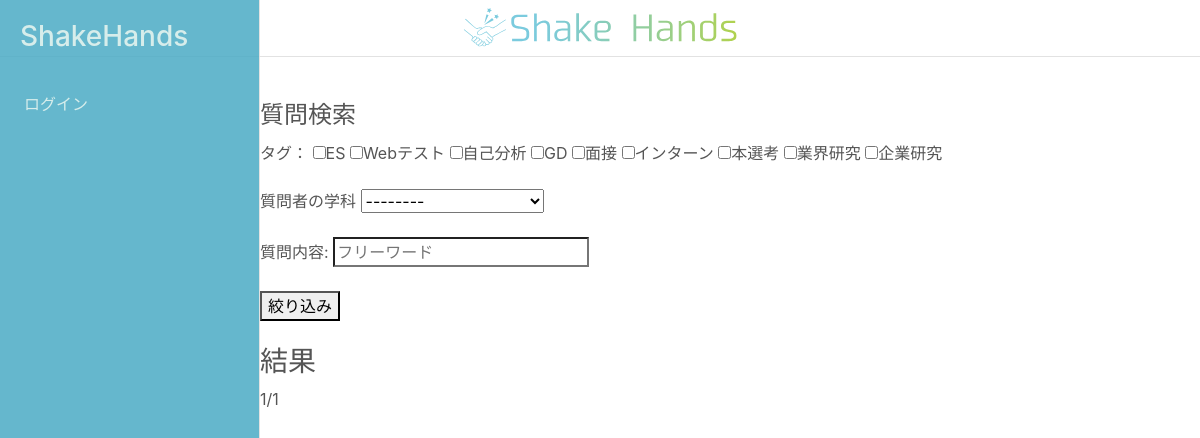
/questionBoxes/search_questionbox/, run on an earlier commit of the app's database.
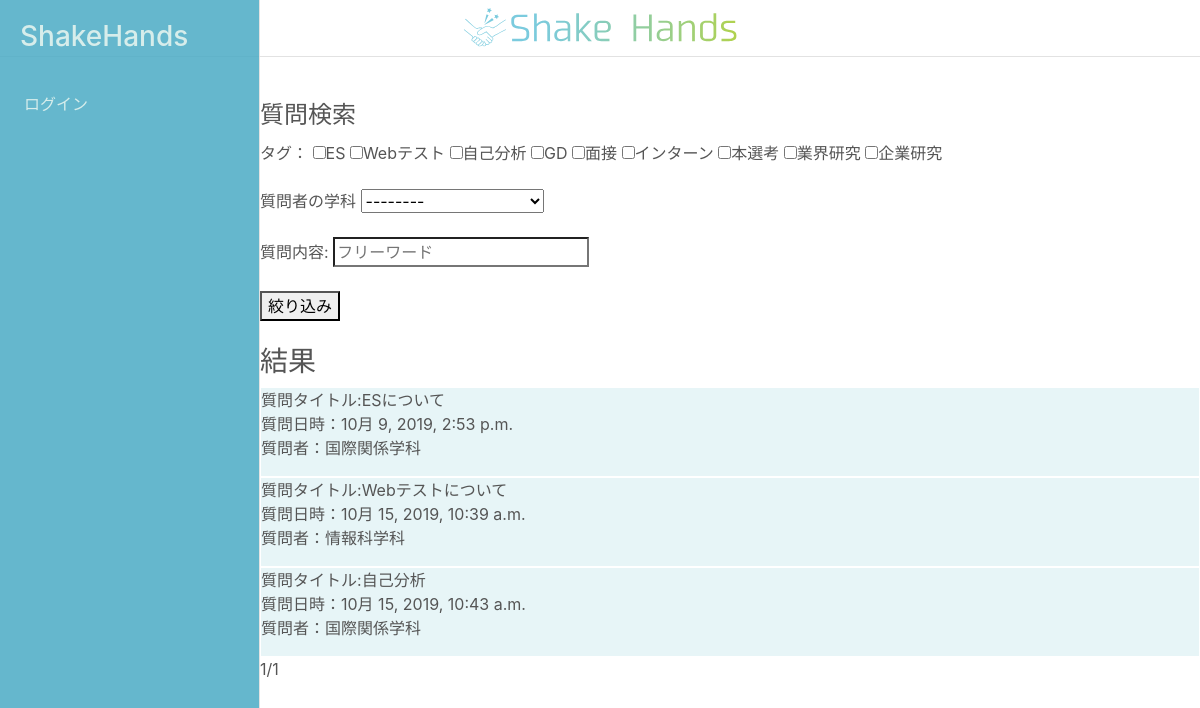
And on a later commit of the database.
### questionBoxes/models.py (models this page shows, shortened)
class Answer(models.Model):
    question = models.OneToOneField(Question, on_delete=models.CASCADE, related_name='question')
    advice = models.TextField("回答",blank=False, null=False)
    created_at = models.DateTimeField("回答日",default=timezone.now)
    def __str__(self):
        return self.advice

class Question(models.Model):
    id = models.UUIDField(primary_key=True, default=uuid.uuid4, editable=False)
    title = models.CharField(max_length=255)
    questionner = models.ForeignKey(User, on_delete=models.CASCADE, related_name='requester')
    answerer = models.ForeignKey(User, on_delete=models.CASCADE,related_name='replyer')
    text = models.TextField("質問",blank=False, null=False)
    created_at = models.DateTimeField("作成日",default=timezone.now)
    status = models.CharField("ステータス",max_length=1,choices=STATE_CHOICES,blank=False,default=1)
    index = models.ManyToManyField(QIndex)

### accounts/models.py (models this page shows, shortened)
class User(AbstractBaseUser, PermissionsMixin):
    id = models.UUIDField(primary_key=True, default=uuid.uuid4, editable=False)
    email = models.EmailField(_('email address'), unique=True)
    first_name = models.CharField(_('first name'), max_length=30, blank=False)
    last_name = models.CharField(_('last name'), max_length=150, blank=False)
    is_staff = models.BooleanField(
        _('staff status'),
        default=False,
        help_text=_(
            'Designates whether the user can log into this admin site.'),
    )
    is_active = models.BooleanField(
        _('active'),
        default=True,
        help_text=_(
            'Designates whether this user should be treated as active. '
            'Unselect this instead of deleting accounts.'
        ),
    )
    date_joined = models.DateTimeField(_('date joined'), default=timezone.now)
    objects = UserManager()
    EMAIL_FIELD = 'email'
    USERNAME_FIELD = 'email'
    REQUIRED_FIELDS = []
    class Meta:
        verbose_name = _('user')
        verbose_name_plural = _('users')

class UserSetting(models.Model):
    user = models.OneToOneField(User, on_delete=models.CASCADE)
    display_name = models.CharField("表示名",max_length=50,blank=True)
    icon_pic = models.ImageField( "アイコン画像" , upload_to='images/', blank=True, null=True)
    graduation_year = models.IntegerField("卒業年(西暦下2桁)",blank=False,validators=[MinValueValidator(0),MaxValueValidator(99)])
    course = models.CharField("所属学科",max_length=2,choices=COURSE_CHOICES,blank=False)

### questionBoxes/views.py (the view)
# urls.py: path('search_questionbox/',views.Search_question.as_view(),name='searchquestion')
class Search_question(generic.ListView):
    template_name='questionBoxes/search_questionbox.html'
    model = Answer
    paginate_by = 10
    def get_queryset(self):
        qs = Answer.objects.all()
        q_ans = self.request.GET.get('advice')
        q_tag = self.request.GET.getlist('tag')
        q_gakka=self.request.GET.get('gakka')
        if not len(q_tag)==0 and not len(q_ans)==0 and not len(q_gakka)==0:
            print("1")
            qs = qs.filter(
                Q(question__title__contains=q_ans)|Q(advice__contains=q_ans)|Q(question__text__contains=q_ans)|Q(question__index__in=q_tag)|Q(question__questionner__usersetting__course__contains=q_gakka)
                )
        elif not len(q_tag)==0 :
            print("2")
            qs= qs.filter(question__index__in=q_tag)
        elif q_ans is not None:
            print("3")
            qs = qs.filter(
                Q(question__title__contains=q_ans)|Q(advice__contains=q_ans)|Q(question__text__contains=q_ans)
                )
            qs = qs.filter(question__questionner__usersetting__course__contains=q_gakka)
        print(qs)
        return qs
    def get_context_data(self, **kwargs):
        context = super().get_context_data(**kwargs)
        ques= Question.objects.all()
        context['ques'] = ques
        return context

### questionBoxes/templates/questionBoxes/search_questionbox.html (shortened to what this page needs)
{% extends 'accounts/base.html' %}
{% load utility %}
{% load custom_filters %}
{% load static %}
{% block class %}
<link rel="stylesheet" href="{% static '/css/search_questionbox.css' %}">
{% endblock %}
{% block content %}
    <form method="get" action="" name="filter_form">
        <legend>質問検索</legend>
    <div>
        <p>タグ：
        <label><input type="checkbox" id="filter_tag" name="tag" value="1">ES</label>
        <label><input type="checkbox" id="filter_tag" name="tag" value="2">Webテスト</label>
        <label><input type="checkbox" id="filter_tag" name="tag" value="3">自己分析</label>
        <label><input type="checkbox" id="filter_tag" name="tag" value="4">GD</label>
        <label><input type="checkbox" id="filter_tag" name="tag" value="5">面接</label>
        <label><input type="checkbox" id="filter_tag" name="tag" value="6">インターン</label>
        <label><input type="checkbox" id="filter_tag" name="tag" value="7">本選考</label>
        <label><input type="checkbox" id="filter_tag" name="tag" value="8">業界研究</label>
        <label><input type="checkbox" id="filter_tag" name="tag" value="9">企業研究</label>
        </p>
    </div>
    <div>
    <span>質問者の学科</span>
        <select name="gakka" >
        <option value ="">--------</option>
        </select>
    </div>
    <br>
    <div>
        <span>質問内容:</span>
        <input type="search" id="filter_ans"
            name="advice"
            placeholder="フリーワード">
    </div>
    <br>
     <button id="filter">絞り込み</button>
    <div id="main">
    <br>
    <h3>結果</h3>
        <table　>
            {% for ques in object_list %}
            <div class ="questionLink">
                <p class="card-text">
                    質問タイトル:{{ques.question.title}}
                    <br>
                    質問日時：{{ques.question.created_at}}
                    <br>
                    質問者：{{ques.question.questionner.id|get_course}}
                </p>
                <a class="Link" href="{% url 'questionBoxes:detail' id=ques.question.pk %}"></a>
            </div>
            {% endfor %}
        </table>
    </div>
   {{ page_obj.number }}/{{ page_obj.paginator.num_pages }}
    {% endblock %}

What changed in the data, as far as the page shows it:
added Answer: question "ESについて", question.created_at "10月 9, 2019, 2:53 p.m.", question.questionner.id|get_course "国際関係学科"
added Answer: question "Webテストについて", question.created_at "10月 15, 2019, 10:39 a.m.", question.questionner.id|get_course "情報科学科"
added Answer: question "自己分析", question.created_at "10月 15, 2019, 10:43 a.m.", question.questionner.id|get_course "国際関係学科"
